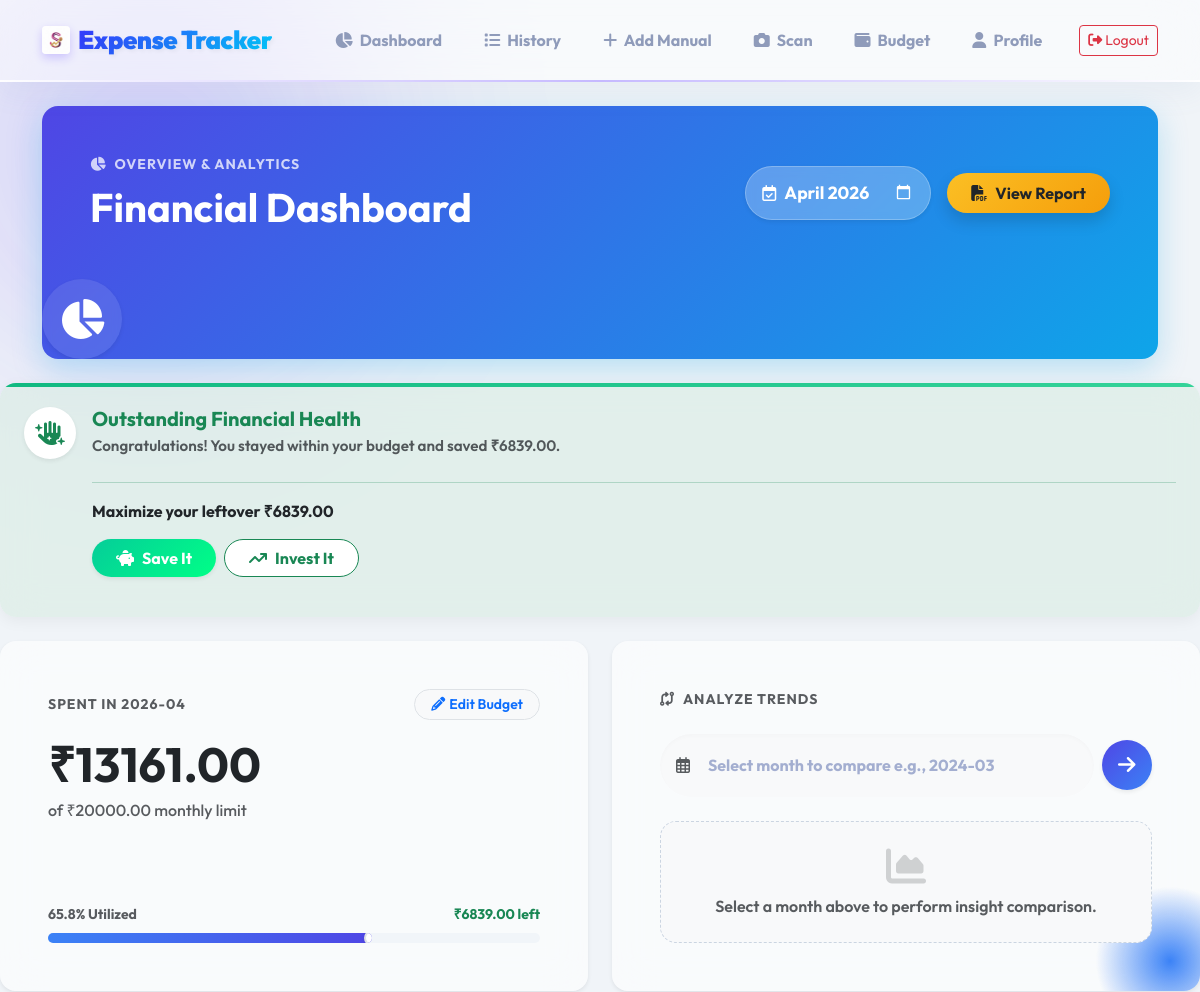
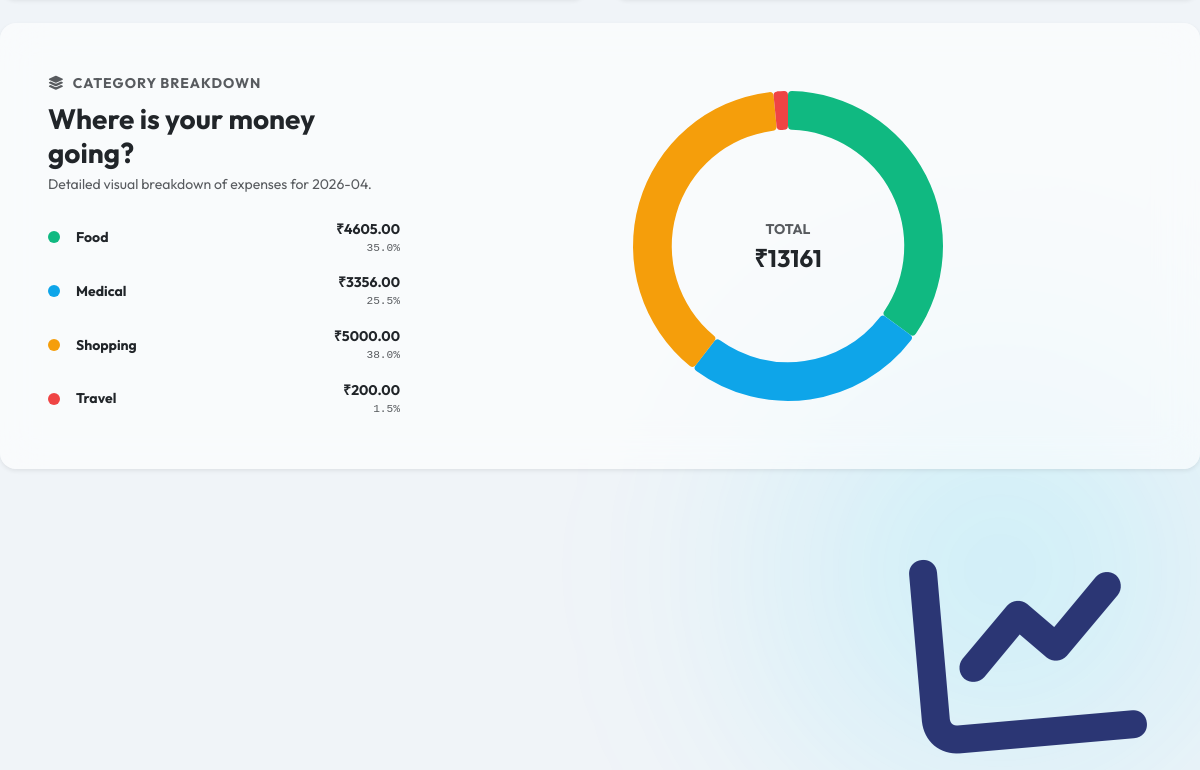
/dashboard?month=2026-04 (signed in), run on the app's committed database (2 pictures, top to bottom).
### tables this page shows
CREATE TABLE budgets (
    id INTEGER PRIMARY KEY AUTOINCREMENT,
    user_id INTEGER NOT NULL,
    month TEXT NOT NULL,
    amount REAL NOT NULL,
    UNIQUE(user_id, month),
    FOREIGN KEY(user_id) REFERENCES users(id)
);

CREATE TABLE expenses (
    id INTEGER PRIMARY KEY AUTOINCREMENT,
    user_id INTEGER NOT NULL,
    date TEXT NOT NULL,
    month TEXT NOT NULL,
    vendor TEXT NOT NULL,
    amount REAL NOT NULL,
    category TEXT NOT NULL,
    description TEXT,
    FOREIGN KEY(user_id) REFERENCES users(id)
);

### app.py (the view)
@app.route('/dashboard')
@login_required
def dashboard():
    month = request.args.get('month')
    if month:
        session['selected_month'] = month
    else:
        month = session.get('selected_month', datetime.now().strftime('%Y-%m'))
    compare_month = request.args.get('compare_month', '')
    uid = session['user_id']
    spent = database.get_total_spent(uid, month)
    budget = database.get_budget(uid, month)
    cat_data = database.get_category_breakdown(uid, month)
    suggestion = database.get_suggestion(budget, spent, cat_data)
    comparison = None
    if compare_month and compare_month != month:
        comparison = database.compare_months(uid, month, compare_month)
    return render_template('dashboard.html', month=month, compare_month=compare_month, spent=spent, budget=budget, suggestion=suggestion, cat_data=cat_data, comparison=comparison)

### templates/dashboard.html (shortened to what this page needs)
{% extends 'layout.html' %}
{% block content %}
<div class="card border-0 text-white mb-4 position-relative" style="background: linear-gradient(135deg, #4f46e5 0%, #0ea5e9 100%); border-radius: 1rem; overflow: hidden; box-shadow: 0 10px 30px rgba(14, 165, 233, 0.25);">
    <div class="card-body p-4 p-md-5 z-1 position-relative d-flex flex-column flex-md-row justify-content-between align-items-md-center gap-3">
        <div>
            <div class="d-flex align-items-center text-white opacity-75 mb-2">
                <span class="small text-uppercase flex-spacing-1 fw-bold"><i class="fa-solid fa-chart-pie me-1"></i> Overview & Analytics</span>
            </div>
            <h2 class="fw-bolder mb-0 display-6">Financial Dashboard</h2>
        </div>
        <div class="d-flex align-items-center gap-3 ms-md-auto z-1">
            <div class="bg-white bg-opacity-25 rounded-pill px-3 py-2 shadow-sm border border-light border-opacity-25" style="backdrop-filter: blur(5px);">
                <form method="GET" class="d-flex align-items-center mb-0">
                    <i class="fa-regular fa-calendar-check text-white me-2"></i>
                    <input type="month" name="month" value="{{ month }}" class="form-control form-control-sm bg-transparent border-0 text-white fw-bold shadow-none p-0 cursor-pointer" onchange="this.form.submit()" style="color-scheme: dark; width: 130px; font-size: 1.1rem;">
                </form>
            </div>
            <a href="{{ url_for('generate_report', month=month) }}" class="btn rounded-pill px-4 py-2 shadow border-0 text-dark fw-bold d-flex align-items-center gap-2 btn-hover-lift" style="background: linear-gradient(135deg, #fbbf24 0%, #f59e0b 100%);">
                <i class="fa-solid fa-file-pdf"></i> View Report
            </a>
        </div>
    </div>
        <div class="bg-white bg-opacity-10 rounded-circle d-none d-md-flex align-items-center justify-content-center shadow-sm" style="backdrop-filter: blur(4px); width: 80px; height: 80px;">
            <i class="fa-solid fa-chart-pie text-white fs-1"></i>
        </div>
    </div>
    <div class="position-absolute z-0 opacity-10" style="right: 5%; bottom: -20%;">
         <i class="fa-solid fa-chart-line" style="font-size: 14rem; transform: rotate(-5deg);"></i>
    </div>
</div>
{% if suggestion %}
<div class="card border-0 mb-4 overflow-hidden position-relative" style="border-radius: 1rem; box-shadow: 0 4px 15px rgba(0,0,0,0.05);">
    {% set is_exceeded = (suggestion.status == 'exceeded') %}
    {% set is_under = (suggestion.status == 'under') %}
    <div class="position-absolute top-0 start-0 w-100" style="height: 4px; background: {% if is_exceeded %}linear-gradient(90deg, #ef4444, #f87171){% elif is_under %}linear-gradient(90deg, #10b981, #34d399){% else %}linear-gradient(90deg, #f59e0b, #fbbf24){% endif %};"></div>
    <div class="card-body p-4 {% if is_exceeded %}bg-danger bg-opacity-10{% elif is_under %}bg-success bg-opacity-10{% else %}bg-warning bg-opacity-10{% endif %}">
        <div class="d-flex flex-column flex-md-row gap-3 align-items-md-start">
            <div class="flex-shrink-0">
                <div class="rounded-circle d-inline-flex justify-content-center align-items-center bg-white shadow-sm" style="width: 52px; height: 52px;">
                    <i class="fa-solid {% if is_exceeded %}fa-triangle-exclamation text-danger{% elif is_under %}fa-hand-sparkles text-success{% else %}fa-circle-exclamation text-warning{% endif %} fs-4"></i>
                </div>
            </div>
            <div class="flex-grow-1">
                <h5 class="fw-bold {% if is_exceeded %}text-danger{% elif is_under %}text-success{% else %}text-warning-dark{% endif %} mb-1">
                    {% if is_exceeded %}Budget Exceeded!{% elif is_under %}Outstanding Financial Health{% else %}Caution: Approaching Limit{% endif %}
                </h5>
                <p class="mb-0 text-dark opacity-75 fw-semibold" style="font-size: 0.95rem;">{{ suggestion.msg }}</p>
                {% if is_under %}
                <div class="mt-4 pt-3 border-top border-success border-opacity-25">
                    <p class="fw-bold text-dark mb-3">Maximize your leftover ₹{{ "%.2f"|format(suggestion.savings_amount) }}</p>
                    <div class="d-flex flex-wrap gap-2 mb-3">
                        <button type="button" class="btn btn-success fw-bold rounded-pill px-4 shadow-sm btn-hover-lift" onclick="showOption('saving')"><i class="fa-solid fa-piggy-bank me-2"></i>Save It</button>
                        <button type="button" class="btn btn-outline-success fw-bold rounded-pill px-4 bg-white" onclick="showOption('investment')"><i class="fa-solid fa-arrow-trend-up me-2"></i>Invest It</button>
                    </div>
                </div>
                {% endif %}
            </div>
        </div>
    </div>
</div>
{% endif %}
<div class="row g-4 mb-4">
    <div class="col-lg-6">
        <div class="card h-100 border-0 shadow-sm" style="border-radius: 1rem;">
            <div class="card-body p-4 p-xl-5 d-flex flex-column justify-content-center">
                <div class="d-flex justify-content-between align-items-center mb-3">
                    <span class="text-muted fw-bold small text-uppercase flex-spacing-1">Spent in {{ month }}</span>
                    <a href="{{ url_for('budget_settings') }}" class="btn btn-sm btn-light border rounded-pill fw-semibold text-primary px-3 btn-hover-lift"><i class="fa-solid fa-pencil me-1"></i>Edit Budget</a>
                </div>
                <div class="mb-4">
                    <h1 class="display-5 fw-bolder mb-0 {% if suggestion and suggestion.status == 'exceeded' %}text-danger{% else %}text-dark{% endif %}">₹{{ "%.2f"|format(spent) }}</h1>
                    <p class="text-muted fw-medium mt-1 mb-0">of ₹{{ "%.2f"|format(budget) }} monthly limit</p>
                </div>
                {% set pct = (spent / budget * 100) if budget > 0 else 0 %}
                <div class="mt-auto">
                    <div class="d-flex justify-content-between align-items-center mb-2">
                        <span class="small fw-bold {{ 'text-danger' if pct > 100 else 'text-muted' }}">{{ "%.1f"|format(pct) }}% Utilized</span>
                        {% if budget > spent %}
                            <span class="small fw-bold text-success">₹{{ "%.2f"|format(budget - spent) }} left</span>
                        {% else %}
                            <span class="small fw-bold text-danger">₹{{ "%.2f"|format(spent - budget) }} over</span>
                        {% endif %}
                    </div>
                    <div class="progress overflow-visible" style="height: 10px; background-color: #f1f5f9; border-radius: 99px;">
                        <div class="progress-bar position-relative rounded-pill {% if pct > 100 %}bg-danger{% elif pct > 80 %}bg-warning{% else %}bg-primary progress-gradient{% endif %}" role="progressbar" style="width: {{ pct if pct <= 100 else 100 }}%;">
                            {% if pct > 0 %}
                            <div class="position-absolute bg-white border border-2 rounded-circle shadow-sm" style="width: 16px; height: 16px; right: -8px; top: -3px; border-color: inherit;"></div>
                            {% endif %}
                        </div>
                    </div>
                </div>
            </div>
        </div>
    </div>
    <div class="col-lg-6">
        <div class="card h-100 border-0 shadow-sm position-relative overflow-hidden" style="border-radius: 1rem;">
            <div class="card-body p-4 p-xl-5 z-1 position-relative">
                <span class="text-muted fw-bold small text-uppercase flex-spacing-1 d-block mb-4"><i class="fa-solid fa-code-compare me-2"></i>Analyze Trends</span>
                <form method="GET" class="mb-4">
                    <div class="d-flex gap-2 align-items-center input-group-lg">
                        <div class="position-relative flex-grow-1">
                            <i class="fa-regular fa-calendar-alt position-absolute top-50 start-0 translate-middle-y ms-3 text-muted"></i>
                            <input type="{{ 'month' if compare_month else 'text' }}" name="compare_month" value="{{ compare_month }}" class="form-control border-0 bg-light rounded-pill ps-5 fw-bold text-dark" placeholder="Select month to compare e.g., 2024-03" onfocus="this.type='month'" onblur="if(!this.value)this.type='text'" required style="box-shadow: inset 0 2px 4px rgba(0,0,0,0.02);">
                        </div>
                        <button type="submit" class="btn btn-primary rounded-circle shadow-sm btn-hover-lift d-flex align-items-center justify-content-center flex-shrink-0" style="width: 50px; height: 50px; background: linear-gradient(135deg, #4f46e5, #3b82f6); border: none;">
                            <i class="fa-solid fa-arrow-right"></i>
                        </button>
                    </div>
                </form>
                {% if comparison %}
                    <div class="p-4 rounded-4" style="background: linear-gradient(145deg, #f8fafc, #f1f5f9); border: 1px solid #e2e8f0;">
                        <div class="d-flex align-items-center mb-2">
                            <div class="rounded-circle bg-white shadow-sm d-flex justify-content-center align-items-center me-3" style="width: 40px; height: 40px;">
                                <i class="fa-solid fa-chart-line text-primary"></i>
                            </div>
                            <h6 class="mb-0 fw-bold text-dark">{{ comparison.higher_msg }}</h6>
                        </div>
                        <p class="text-muted small mb-0 ps-5 ms-1 fw-medium">{{ comparison.conclusion }}</p>
                    </div>
                {% else %}
                    <div class="text-center py-4 text-muted border border-dashed rounded-4 bg-light">
                        <i class="fa-solid fa-chart-area fs-1 mb-2 opacity-25"></i>
                        <p class="mb-0 fw-semibold">Select a month above to perform insight comparison.</p>
                    </div>
                {% endif %}
            </div>
        </div>
    </div>
    <div class="col-12">
        <div class="card border-0 shadow-sm" style="border-radius: 1rem;">
            <div class="card-body p-4 p-xl-5">
                <div class="row align-items-center">
                    <div class="col-lg-4 mb-4 mb-lg-0">
                        <span class="text-muted fw-bold small text-uppercase flex-spacing-1 d-block mb-2"><i class="fa-solid fa-layer-group me-2"></i>Category Breakdown</span>
                        <h3 class="fw-bolder mb-1">Where is your money going?</h3>
                        <p class="text-muted small mb-4">Detailed visual breakdown of expenses for {{ month }}.</p>
                        {% if cat_data %}
                            <div class="d-flex flex-column gap-3">
                                {% set ns = namespace(total=0) %}
                                {% for item in cat_data %}{% set ns.total = ns.total + item.total %}{% endfor %}
                                {% for item in cat_data %}
                                    <div class="d-flex align-items-center justify-content-between">
                                        <div class="d-flex align-items-center">
                                            {% set colors = ['#10B981', '#0EA5E9', '#F59E0B', '#EF4444', '#8B5CF6', '#14B8A6'] %}
                                            <div class="rounded-circle me-3" style="width: 12px; height: 12px; background-color: {{ colors[loop.index0 % 6] }};"></div>
                                            <div>
                                                <div class="fw-bold text-dark small">{{ item.category }}</div>
                                            </div>
                                        </div>
                                        <div class="text-end">
                                            <div class="fw-bolder text-dark small">₹{{ "%.2f"|format(item.total) }}</div>
                                            <div class="text-muted font-monospace" style="font-size: 0.7rem;">{{ "%.1f"|format(item.total / ns.total * 100) }}%</div>
                                        </div>
                                    </div>
                                {% endfor %}
                            </div>
                        {% endif %}
                    </div>
                    <div class="col-lg-8">
                        {% if cat_data %}
                            <div class="position-relative d-flex justify-content-center align-items-center" style="height: 350px;">
                                <canvas id="catChart" style="max-height: 100%;"></canvas>
                                <div class="position-absolute text-center" style="pointer-events: none;">
                                    <span class="text-muted small fw-bold text-uppercase d-block mb-1">Total</span>
                                    <h4 class="fw-bolder text-dark mb-0">₹{{ "%.0f"|format(spent) }}</h4>
                                </div>
                            </div>
                        {% endif %}
                    </div>
                </div>
            </div>
        </div>
    </div>
</div>
<script>
    const data = {{ cat_data|tojson if cat_data else 'null' }};
    if (data && data.length > 0) {
        new Chart(document.getElementById('catChart').getContext('2d'), {
            type: 'doughnut',
            data: {
                labels: data.map(d => d.category),
                datasets: [{
                    data: data.map(d => d.total),
                    backgroundColor: ['#10B981', '#0EA5E9', '#F59E0B', '#EF4444', '#8B5CF6', '#14B8A6'],
                    borderWidth: 0,
                    hoverOffset: 15,
                    borderRadius: 4
                }]
            },
            options: {
                responsive: true,
                maintainAspectRatio: false,
                cutout: '75%',
                plugins: {
                    legend: { display: false } // Custom legend implemented in HTML
                },
                layout: { padding: 20 }
            }
        });
    }
</script>
{% endblock %}

### data on the page
budgets: amount "20000.00", budget-spent "6839.00"
expenses: category "Shopping", total "5000.00", total "38.0"
expenses: category "Travel", total "200.00", total "1.5"

### other printed values
{{ suggestion.msg }} "Congratulations! You stayed within your budget and saved ₹6839.00."
{{ "%.2f"|format(suggestion.savings_amount) }} "6839.00"
{{ month }} "2026-04"
{{ "%.2f"|format(spent) }} "13161.00"
{{ "%.1f"|format(pct) }} "65.8"
{{ item.category }} "Food" "Medical"
{{ "%.2f"|format(item.total) }} "4605.00" "3356.00"
{{ "%.1f"|format(item.total / ns.total * 100) }} "35.0" "25.5"
